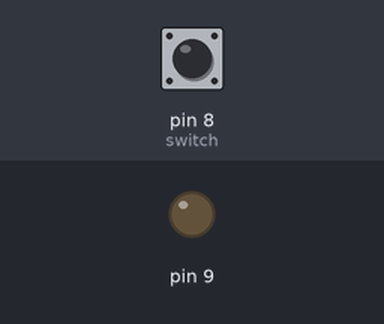
This sketch was run on a simulated Arduino Uno, built with avr-gcc and run on an emulated ATmega328P. On the bench: output pins drawn as LEDs (lit = HIGH). The test bench sets the inputs (shaded band); at power-on: pin 8 (switch) HIGH.

Above: at 1.2 s.
1.3 s: pin 8 (switch) pulled LOW for 0.15 s
At 1.6 s:
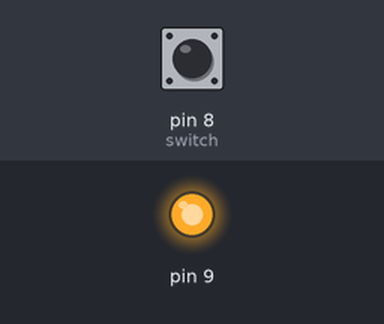
2.9 s: pin 8 (switch) pulled LOW for 1 s
At 4.0 s:
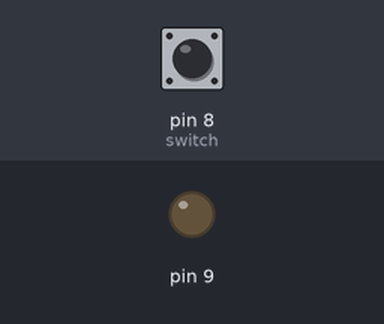
5.4 s: pin 8 (switch) pulled LOW for 3.2 s
At 5.9 s:
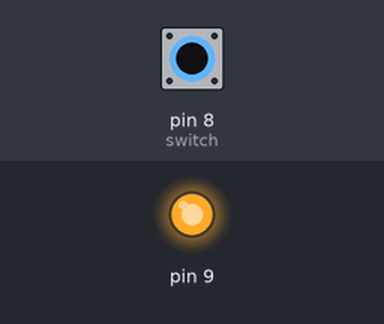
Timing chart, 0 to 8.4 s (numbered marks = the images above; inputs shaded):
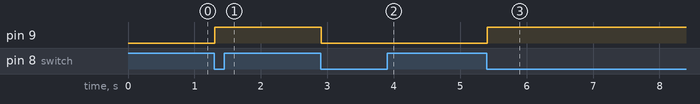

Measured:
- after the input at 1.3 s, pin 9: LOW → HIGH at once
- after the input at 2.9 s, pin 9: HIGH → LOW at once
- after the input at 5.4 s, pin 9: LOW → HIGH at once

The sketch:

PB_debounce_release.ino
```cpp
int pressed;
int button;
int led;
void setup() {
  pinMode(8, INPUT_PULLUP);
  pinMode(9, OUTPUT);
  pressed = 0;
  led = LOW;
}

void loop() {

  if(pressed == 0){ // is released, waiting to be pressed
    button = digitalRead(8);
    delay(5);
    if(button == LOW){ // pressed, toggle LED and switch to pressed state
      led = !led;
      digitalWrite(9, led);
      pressed = 1;
    }
  } else { // pressed, waiting to be released
    button = digitalRead(8); // released, switch to released state
    delay(5);
    if(button == HIGH)
      pressed = 0;
  }

}
```
